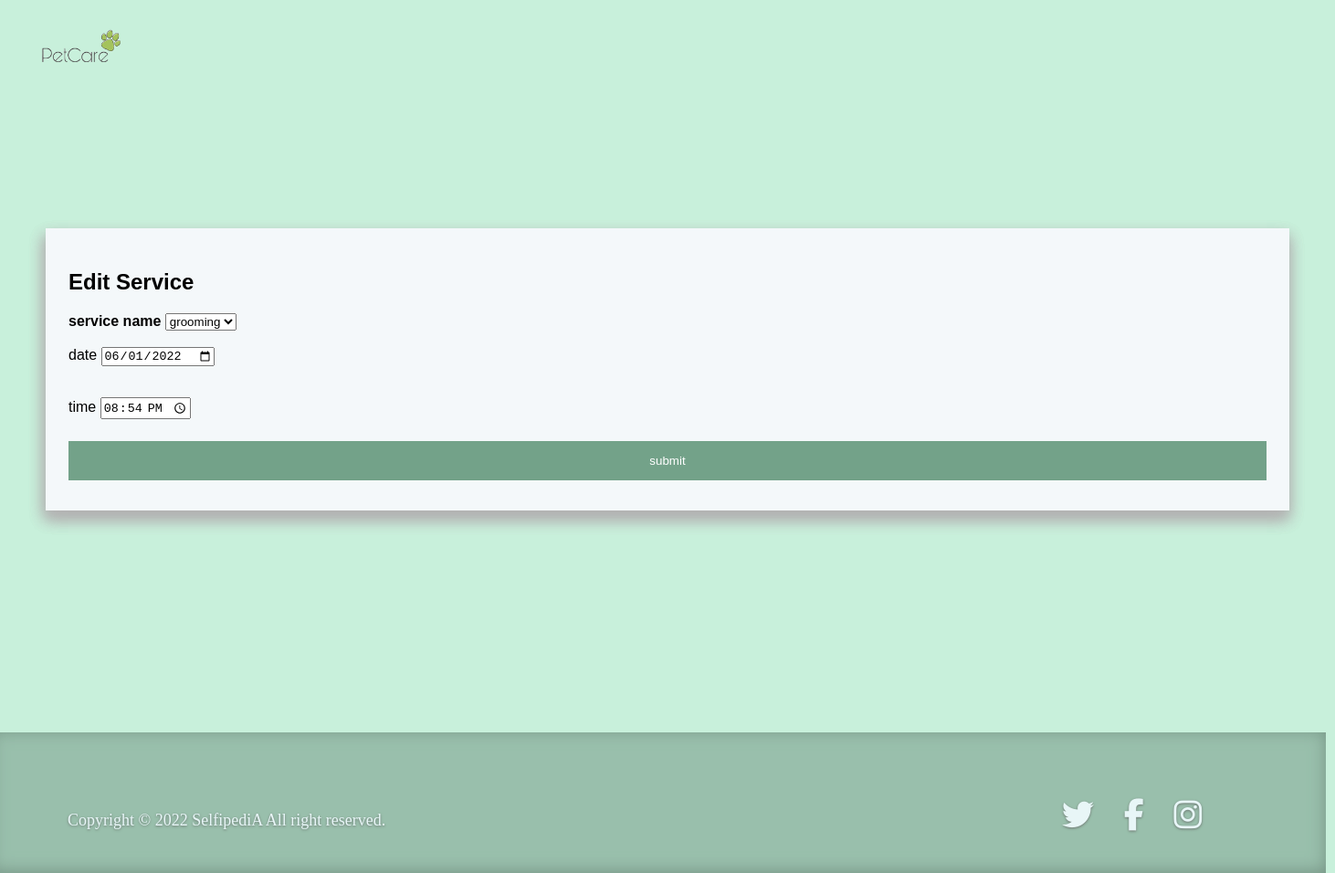
Page /managers/edit-set-appointment.php?id=1 on the committed database.
### tables this page shows
CREATE TABLE `services_appointment` (
  `id` int(11) NOT NULL,
  `service_id` int(11) NOT NULL,
  `date` varchar(50) NOT NULL,
  `time` varchar(50) NOT NULL,
  `status` int(11) NOT NULL,
  `created_at` timestamp NOT NULL DEFAULT current_timestamp() ON UPDATE current_timestamp(),
  `updated_at` timestamp NOT NULL DEFAULT current_timestamp() ON UPDATE current_timestamp()
);

CREATE TABLE `services` (
  `id` int(11) NOT NULL,
  `name` varchar(50) NOT NULL,
  `image` text NOT NULL,
  `details` longtext NOT NULL,
  `price` varchar(50) NOT NULL,
  `status` int(11) NOT NULL,
  `created_at` timestamp NOT NULL DEFAULT current_timestamp() ON UPDATE current_timestamp(),
  `updated_at` timestamp NOT NULL DEFAULT current_timestamp() ON UPDATE current_timestamp()
);

### managers/edit-set-appointment.php (the view, shortened to what this page needs)
<?php
include '../db.php';
            ?>
<!DOCTYPE html>
<html>
    <head>
        <link rel="stylesheet" type="text/css" href="../css/sidebar.css">
    </head>
    <body>
        <img class="logo" src="../images/logo2.png" alt="petcare">
        <div class="serviceee" style="box-shadow:-1px 9px 16px 0px#b3b3b3; margin: 250px 0px; padding: 25px"> <h2>Edit Service</h2>
            <div class="container">
            <?php
$sql2 = "SELECT * from services_appointment  where id='" . $_GET['id'] . "' ";
$query2 = mysqli_query($db, $sql2);
if (mysqli_num_rows($query2) > 0) {
    while ($row2 = mysqli_fetch_assoc($query2)) {
?>
            <form method="post" action="">
              <label for="name"><b>service name</b></label>
              <select name="name" id="name">
                  <?php
$sql = "SELECT * from services";
$run_query = mysqli_query($db, $sql);
if (mysqli_num_rows($run_query) > 0) {
    while ($row1 = mysqli_fetch_assoc($run_query)) {
?>
<option <?php if($row1['id']==$row2['service_id']){
                                    echo "selected";
                                } ?> value="<?php echo $row1['id'] ?>"><?php echo $row1['name'] ?></option>
<?php
    }
}
                  ?>
              </select>
              <br> <br>
              <label for="date">date</label>
              <input type="date" id="date" name="date" value="<?php echo $row2['date'] ?>"></p>
              <br>
              <label for="time">time</label>
              <input type="time" id="time" name="time" value="<?php echo $row2['time'] ?>"></p>
                <button type="submit" class="button1">submit</button>
</form>
<?php
    }
}
?>
              </div>
              </div>
              <div class="footer">
                <div class="social">
                    <a href="#"><i class="fa-brands fa-twitter"></i></a>
                    <a href="#"><i class="fa-brands fa-facebook-f"></i></a>
                    <a href="#"><i class="fa-brands fa-instagram"></i></a>
                </div>
                <div class="rights">
                    <p>Copyright &copy 2022 SelfipediA All right reserved.</p>
                </div>
            </div>
    </body>
    </html>

### managers/edit-set-appointment.php (style rules this page uses)
.footer { width: 1462px; height: 154px; position: absolute; margin-top: -7px; margin-left: -60px; box-shadow: antiquewhite; box-shadow: inset 0px -2px 18px 0px rgb(98 126 112); background-color: rgb(142 180 161); opacity: 0.8; text-shadow: 0px 1px 3px #575757; }
.footer .social { margin-left: 1173px; font-size: 35px; margin-top: 72px; letter-spacing: 12px; color: aliceblue; }
.footer p { font-size: 18px; color: aliceblue; margin-left: 84px; margin-top: -26px; }
.footer a { color: aliceblue; }
.logo { position: absolute; width:289px ; margin-top: -350px; margin-left: -107px; z-index: 1; }
body { background-color: rgb(200, 240, 219); box-shadow:-1px 9px 16px 0px#b3b3b3; margin: 250px 50px 50px 50px; }
.serviceee { font-family: Arial, Helvetica, sans-serif; background-color: rgb(244,248,250) }
.button1 { background-color: rgb(115 162 137); color: white; padding: 14px 20px; margin: 8px 0; border: none; cursor: pointer; width: 100%; }

### rows in the picture
services_appointment: name "grooming", date "06/01/2022", time "20:54"
